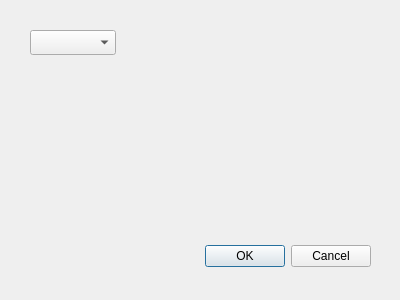
<?xml version="1.0" encoding="UTF-8"?>
<ui version="4.0">
 <class>Option</class>
 <widget class="QDialog" name="Option">
  <property name="geometry">
   <rect>
    <x>0</x>
    <y>0</y>
    <width>400</width>
    <height>300</height>
   </rect>
  </property>
  <property name="windowTitle">
   <string>Dialog</string>
  </property>
  <widget class="QDialogButtonBox" name="buttonBox">
   <property name="geometry">
    <rect>
     <x>30</x>
     <y>240</y>
     <width>341</width>
     <height>32</height>
    </rect>
   </property>
   <property name="orientation">
    <enum>Qt::Horizontal</enum>
   </property>
   <property name="standardButtons">
    <set>QDialogButtonBox::Cancel|QDialogButtonBox::Ok</set>
   </property>
  </widget>
  <widget class="QComboBox" name="comboBox">
   <property name="geometry">
    <rect>
     <x>30</x>
     <y>30</y>
     <width>86</width>
     <height>25</height>
    </rect>
   </property>
  </widget>
 </widget>
 <resources/>
 <connections>
  <connection>
   <sender>buttonBox</sender>
   <signal>accepted()</signal>
   <receiver>Option</receiver>
   <slot>accept()</slot>
   <hints>
    <hint type="sourcelabel">
     <x>248</x>
     <y>254</y>
    </hint>
    <hint type="destinationlabel">
     <x>157</x>
     <y>274</y>
    </hint>
   </hints>
  </connection>
  <connection>
   <sender>buttonBox</sender>
   <signal>rejected()</signal>
   <receiver>Option</receiver>
   <slot>reject()</slot>
   <hints>
    <hint type="sourcelabel">
     <x>316</x>
     <y>260</y>
    </hint>
    <hint type="destinationlabel">
     <x>286</x>
     <y>274</y>
    </hint>
   </hints>
  </connection>
 </connections>
</ui>
